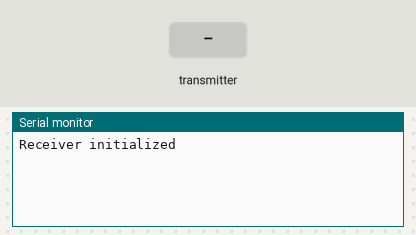
Simulated run of this sketch. Board: ESP32. On the bench: the last lines printed to the serial monitor. The test bench sets the inputs (shaded band).

Above: at 1.2 s.
1.3 s: the transmitter starts sending text = 0
At 1.66 s:
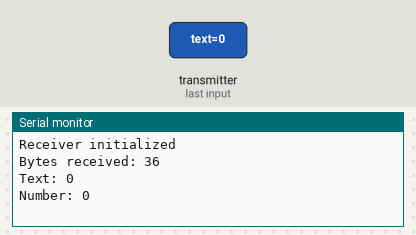
2.8 s: the transmitter starts sending number = 1024
At 3.16 s:
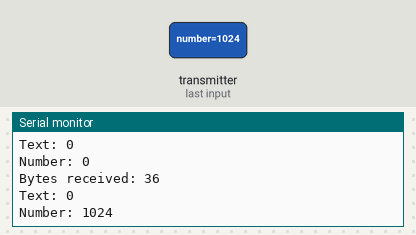
4.3 s: the transmitter starts sending text = 1
5.8 s: the transmitter starts sending number = 2048
At 6.16 s:
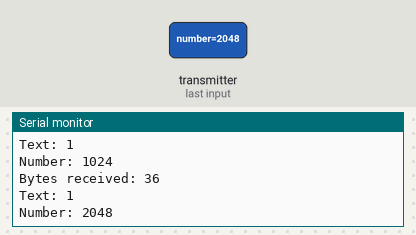
Timing chart, 0 to 8.3 s (numbered marks = the images above; inputs shaded):
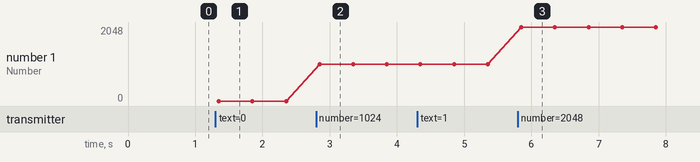

Measured:
- after the input at 1.3 s, the serial monitor: prints a new line after 0.05 s (image 1)
- after the input at 2.8 s, the serial monitor: prints a new line after 0.05 s (image 2)
- after the input at 5.8 s, the serial monitor: prints a new line after 0.05 s (image 3)
- plotted number 1: 0 → 1024 after the input at 2.8 s, 1024 → 2048 after the input at 5.8 s

The sketch:

Receving_Message.ino
```cpp
#include <esp_now.h>
#include <WiFi.h>

// Structure to hold incoming data
struct struct_message {
  char text[32];  // Example: A text message
  int number;     // Example: A number
};

// Callback function to handle received data
void OnDataRecv(const esp_now_recv_info_t *esp_now_info, const uint8_t *incomingData, int len) {
  struct_message receivedData;
  memcpy(&receivedData, incomingData, sizeof(receivedData));

  Serial.print("Bytes received: ");
  Serial.println(len);
  Serial.print("Text: ");
  Serial.println(receivedData.text);
  Serial.print("Number: ");
  Serial.println(receivedData.number);
  Serial.println();
}

void setup() {
  Serial.begin(115200);
  // Set device as a Wi-Fi Station
  WiFi.mode(WIFI_STA);

  // Initialize ESP-NOW
  if (esp_now_init() != ESP_OK) {
    Serial.println("Error initializing ESP-NOW");
    return;
  }

  // Register callback function for receiving data
  esp_now_register_recv_cb(OnDataRecv);

  Serial.println("Receiver initialized");
}

void loop() {
  // Nothing to do here
}
```
